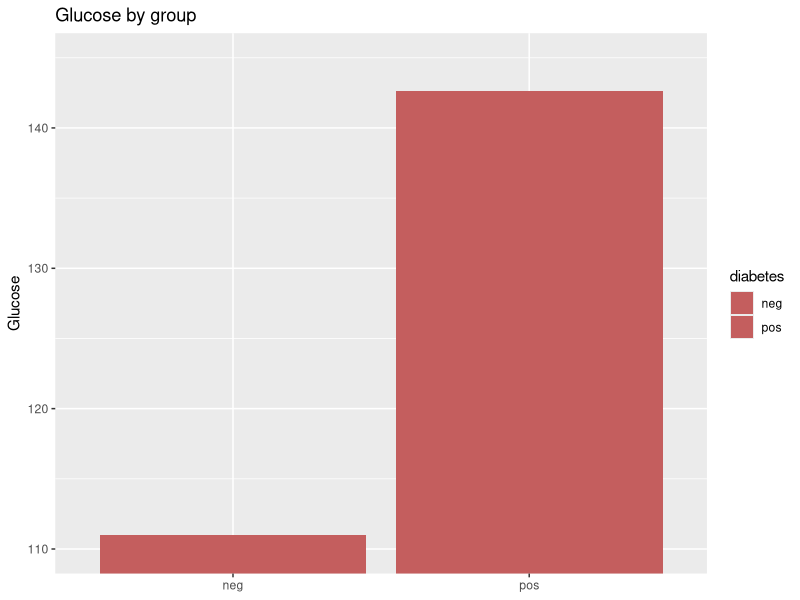

The R source for this figure:
## ---- chunk 1
knitr::opts_chunk$set(
  echo = TRUE,
  message = FALSE,
  warning = FALSE,
  fig.width = 7,
  fig.height = 4.5,
  fig.align = "center"
)
## ---- chunk 2
library(tidyverse)
library(mlbench)

data("PimaIndiansDiabetes")

# Same cleaning step from the workshop — zero-coded missing values removed
pima <- PimaIndiansDiabetes |>
  as_tibble() |>
  filter(glucose > 0, mass > 0, pressure > 0)

nrow(pima)
## ---- chunk 3
# Your code:




## ---- chunk 4
# Your code:




## ---- chunk 5
# Your code:




## ---- chunk 6
group_summary <- pima |>
  group_by(diabetes) |>
  summarise(mean_glucose = mean(glucose))

ggplot(group_summary, aes(x = diabetes, y = mean_glucose, fill = diabetes)) +
  geom_col() +
  coord_cartesian(ylim = c(110, 145)) +
  scale_fill_manual(values = c("neg" = "#c45e5e", "pos" = "#c45e5e")) +
  theme_gray() +
  labs(title = "Glucose by group", x = NULL, y = "Glucose")
## ---- chunk 7
# Your code:




## ---- chunk 8
# Your code:
